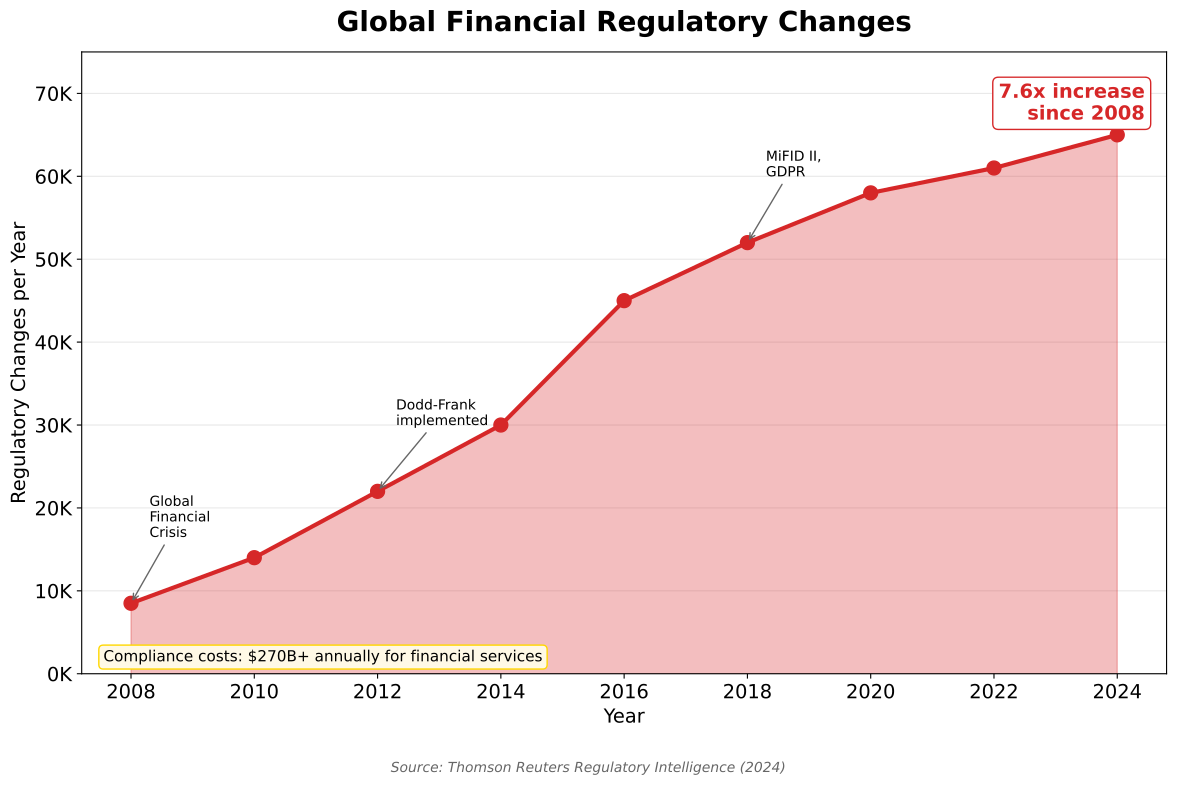

Python code for this plot:
"""
Regulatory Volume Growth
Shows the explosion of financial regulations over time

Output: regulatory_volume_growth.pdf
Module: module_01_fintech
Lesson: 10 - RegTech
"""

from pathlib import Path
import matplotlib.pyplot as plt
import numpy as np

CHART_METADATA = {
    'title': 'Regulatory Volume Growth',
    'module': 'module_01_fintech',
    'lesson': 10,
    'url': 'https://github.com/Digital-AI-Finance/digital-finance/tree/main/module_01_fintech/figures/regulatory_volume_growth'
}

plt.rcParams.update({
    'font.size': 14,
    'axes.labelsize': 14,
})

def create_chart():
    """Create regulatory volume growth chart"""
    fig, ax = plt.subplots(figsize=(12, 8))

    years = [2008, 2010, 2012, 2014, 2016, 2018, 2020, 2022, 2024]
    # Regulatory changes per year (illustrative data based on Thomson Reuters reports)
    changes = [8500, 14000, 22000, 30000, 45000, 52000, 58000, 61000, 65000]

    ax.fill_between(years, changes, alpha=0.3, color='#D62728')
    ax.plot(years, changes, 'o-', color='#D62728', lw=3, markersize=10)

    ax.set_xlabel('Year', fontsize=14)
    ax.set_ylabel('Regulatory Changes per Year', fontsize=14)
    ax.set_title('Global Financial Regulatory Changes', fontsize=20, fontweight='bold', pad=15)

    ax.set_ylim(0, 75000)
    ax.yaxis.grid(True, alpha=0.3)
    ax.set_axisbelow(True)

    # Format y-axis
    ax.yaxis.set_major_formatter(plt.FuncFormatter(lambda x, p: f'{int(x/1000)}K'))

    # Key events
    events = [
        (2008, 8500, 'Global\nFinancial\nCrisis'),
        (2012, 22000, 'Dodd-Frank\nimplemented'),
        (2018, 52000, 'MiFID II,\nGDPR'),
    ]

    for year, val, label in events:
        ax.annotate(label, xy=(year, val), xytext=(year+0.3, val+8000),
                   fontsize=10, ha='left',
                   arrowprops=dict(arrowstyle='->', color='#666666'))

    # Key stat
    ax.text(0.98, 0.95, '7.6x increase\nsince 2008',
           transform=ax.transAxes, fontsize=14, fontweight='bold',
           ha='right', va='top', color='#D62728',
           bbox=dict(boxstyle='round', facecolor='white', edgecolor='#D62728'))

    # Compliance cost note
    ax.text(0.02, 0.02, 'Compliance costs: $270B+ annually for financial services',
           transform=ax.transAxes, fontsize=11,
           bbox=dict(boxstyle='round', facecolor='#FFF9E6', edgecolor='#FFD700'))

    # Source
    fig.text(0.5, 0.02, 'Source: Thomson Reuters Regulatory Intelligence (2024)',
            fontsize=10, ha='center', style='italic', color='#666666')

    plt.tight_layout(rect=[0, 0.05, 1, 1])

    output_path = Path(__file__).parent / 'regulatory_volume_growth.pdf'
    plt.savefig(output_path, format='pdf', dpi=300, bbox_inches='tight')
    plt.close()
    print(f"Chart saved to: {output_path}")
    return output_path

if __name__ == '__main__':
    create_chart()
